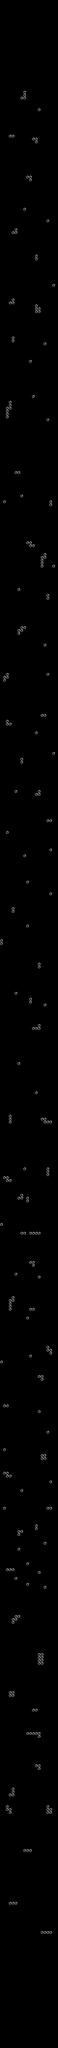

Below is a game level as drawn by its tile map, then a one-line description and the .tmx that defines it (tile-layer data replaced by summaries):
An orthogonal 20x700 tile map with 16x16 px tiles, 1 tile layer (map_layer), 2 tilesets.

<map version="1.10" tiledversion="1.11.2" orientation="orthogonal" renderorder="right-down" width="20" height="700" tilewidth="16" tileheight="16" infinite="0" nextlayerid="2" nextobjectid="1">
 <tileset firstgid="1" source="ceres_tiles.tsx" />
 <tileset firstgid="3" source="../level3/ceres_tiles.tsx" />
 <layer id="1" name="map_layer" width="20" height="700">
  <data>[14000 cells, 245 non-empty, 1 distinct tile ids]</data>
 </layer>
</map>
